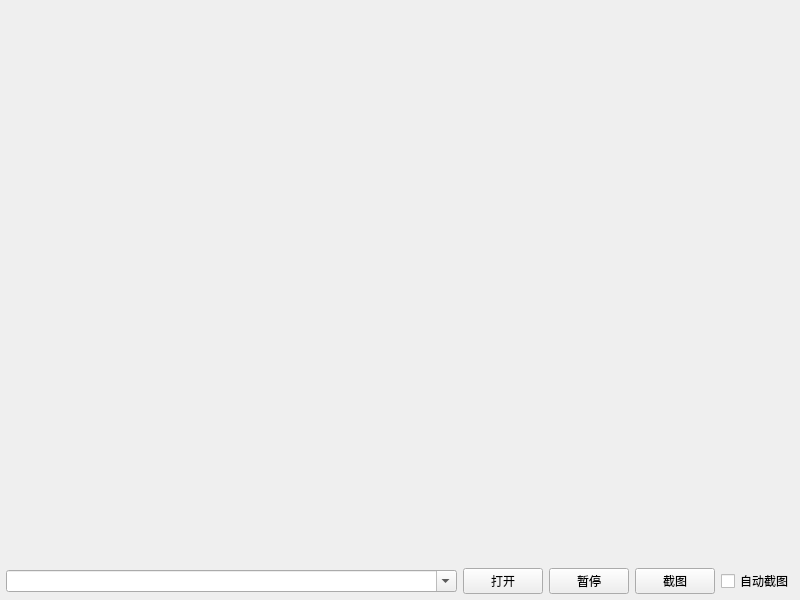
<?xml version="1.0" encoding="UTF-8"?>
<ui version="4.0">
 <class>frmDemoVideoWidget</class>
 <widget class="QWidget" name="frmDemoVideoWidget">
  <property name="geometry">
   <rect>
    <x>0</x>
    <y>0</y>
    <width>800</width>
    <height>600</height>
   </rect>
  </property>
  <property name="windowTitle">
   <string>Form</string>
  </property>
  <layout class="QVBoxLayout" name="verticalLayout">
   <property name="spacing">
    <number>6</number>
   </property>
   <property name="leftMargin">
    <number>6</number>
   </property>
   <property name="topMargin">
    <number>6</number>
   </property>
   <property name="rightMargin">
    <number>6</number>
   </property>
   <property name="bottomMargin">
    <number>6</number>
   </property>
   <item>
    <widget class="VideoWidget" name="videoWidget" native="true"/>
   </item>
   <item>
    <widget class="QWidget" name="widget" native="true">
     <property name="sizePolicy">
      <sizepolicy hsizetype="Preferred" vsizetype="Fixed">
       <horstretch>0</horstretch>
       <verstretch>0</verstretch>
      </sizepolicy>
     </property>
     <layout class="QHBoxLayout" name="horizontalLayout">
      <property name="spacing">
       <number>6</number>
      </property>
      <property name="leftMargin">
       <number>0</number>
      </property>
      <property name="topMargin">
       <number>0</number>
      </property>
      <property name="rightMargin">
       <number>0</number>
      </property>
      <property name="bottomMargin">
       <number>0</number>
      </property>
      <item>
       <widget class="QComboBox" name="cboxUrl">
        <property name="sizePolicy">
         <sizepolicy hsizetype="Expanding" vsizetype="Fixed">
          <horstretch>0</horstretch>
          <verstretch>0</verstretch>
         </sizepolicy>
        </property>
        <property name="editable">
         <bool>true</bool>
        </property>
       </widget>
      </item>
      <item>
       <widget class="QPushButton" name="btnOpen">
        <property name="minimumSize">
         <size>
          <width>80</width>
          <height>0</height>
         </size>
        </property>
        <property name="text">
         <string>打开</string>
        </property>
       </widget>
      </item>
      <item>
       <widget class="QPushButton" name="btnPause">
        <property name="minimumSize">
         <size>
          <width>80</width>
          <height>0</height>
         </size>
        </property>
        <property name="text">
         <string>暂停</string>
        </property>
       </widget>
      </item>
      <item>
       <widget class="QPushButton" name="btnSnap">
        <property name="minimumSize">
         <size>
          <width>80</width>
          <height>0</height>
         </size>
        </property>
        <property name="text">
         <string>截图</string>
        </property>
       </widget>
      </item>
      <item>
       <widget class="QCheckBox" name="ckAutoSnap">
        <property name="text">
         <string>自动截图</string>
        </property>
       </widget>
      </item>
     </layout>
    </widget>
   </item>
  </layout>
 </widget>
 <customwidgets>
  <customwidget>
   <class>VideoWidget</class>
   <extends>QWidget</extends>
   <header>videowidgetx.h</header>
   <container>1</container>
  </customwidget>
 </customwidgets>
 <resources/>
 <connections/>
</ui>
